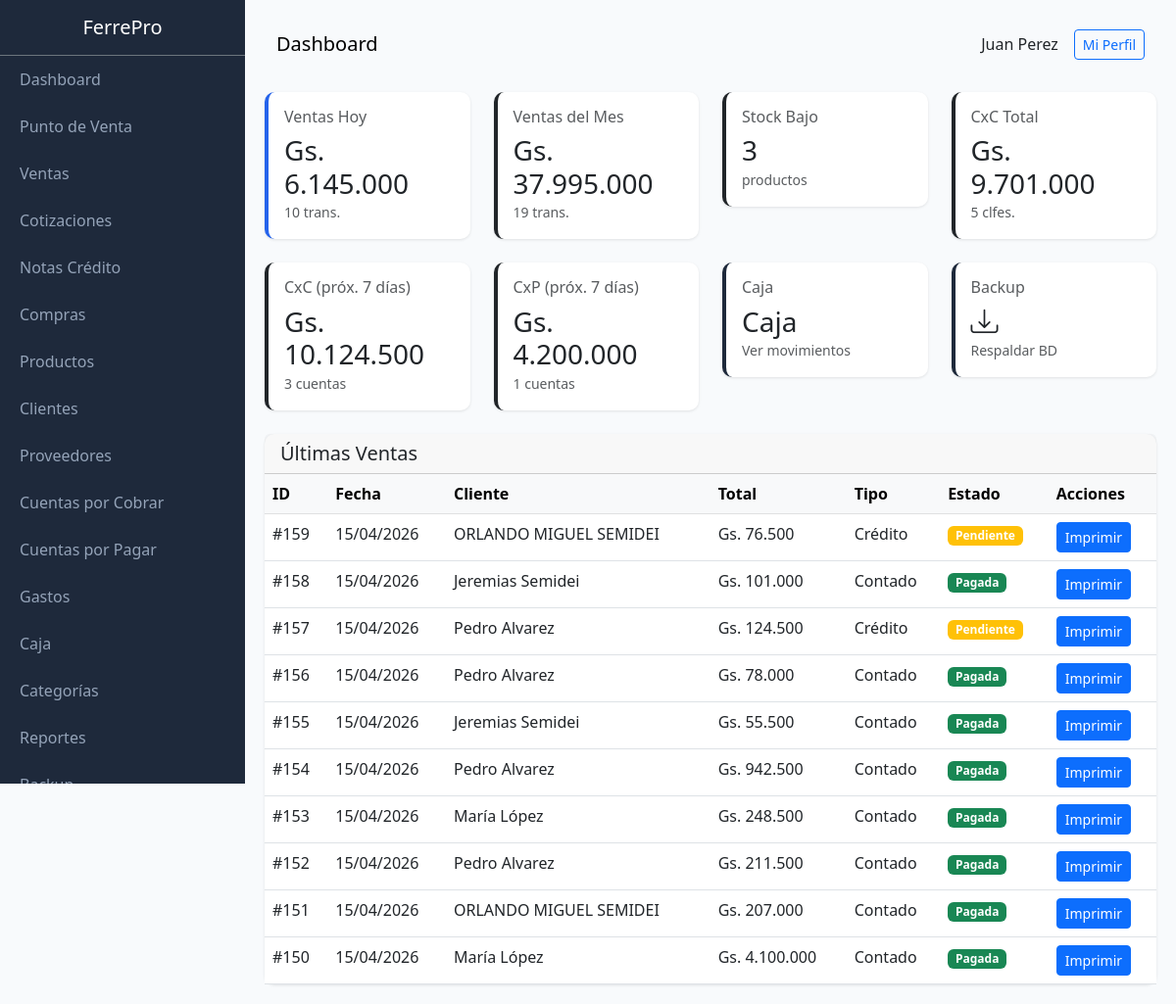
Screenshot of /public/index.php (signed in) with the database file from the repository.
### tables this page shows
CREATE TABLE users (
                id INTEGER PRIMARY KEY AUTOINCREMENT,
                name TEXT NOT NULL,
                email TEXT UNIQUE,
                password TEXT NOT NULL,
                role TEXT DEFAULT 'vendedor',
                active INTEGER DEFAULT 1,
                created_at DATETIME DEFAULT CURRENT_TIMESTAMP
            , last_login DATETIME, last_password_change DATETIME, failed_login_attempts INTEGER DEFAULT 0, locked_until DATETIME, two_fa_enabled INTEGER DEFAULT 0, two_fa_secret TEXT);

CREATE TABLE sales (
                id INTEGER PRIMARY KEY AUTOINCREMENT,
                client_id INTEGER,
                user_id INTEGER,
                type TEXT DEFAULT 'contado',
                status TEXT DEFAULT 'pagada',
                subtotal REAL DEFAULT 0,
                discount REAL DEFAULT 0,
                total REAL DEFAULT 0,
                payment_method TEXT DEFAULT 'efectivo',
                delivery_type TEXT DEFAULT 'mostrador',
                notes TEXT,
                created_at DATETIME DEFAULT CURRENT_TIMESTAMP,
                FOREIGN KEY (client_id) REFERENCES clients(id),
                FOREIGN KEY (user_id) REFERENCES users(id)
            );

CREATE TABLE clients (
                id INTEGER PRIMARY KEY AUTOINCREMENT,
                name TEXT NOT NULL,
                document_type TEXT DEFAULT 'DNI',
                document TEXT,
                phone TEXT,
                email TEXT,
                address TEXT,
                credit_limit REAL DEFAULT 0,
                category TEXT DEFAULT 'minorista',
                balance REAL DEFAULT 0,
                active INTEGER DEFAULT 1,
                created_at DATETIME DEFAULT CURRENT_TIMESTAMP
            , credit_days INTEGER DEFAULT 30);

### class/Database.php (called while the page is built, shortened)
<?php
class Database extends PDO {
    private static $instance = null;
    private function __construct() {
        $dbPath = dirname(__DIR__) . '/storage/ferrepro.db';
        $this->initTables();
    }
    public static function getInstance() {
        if (self::$instance === null) {
            self::$instance = new self();
        }
        return self::$instance;
    }
    private function initTables() {
        $this->seedDefaultData();
    }
    private function seedDefaultData() {
        $stmt = $this->query("SELECT COUNT(*) as count FROM users");
    }
}

### class/Format.php (called while the page is built, shortened)
<?php
class Format {
    public static function money($amount) {
        $amount = floatval($amount);
        return 'Gs. ' . number_format($amount, 0, ',', '.');
    }
    public static function date($date) {
        try {
            $dateObj = new DateTime($date);
            return $dateObj->format('d/m/Y');
        } catch (Exception $e) {
            return 'Fecha inválida';
        }
    }
}

### views/dashboard.php (the view, shortened to what this page needs)
<?php
$pageTitle = 'Dashboard';
$totalVentasHoy = $salesToday['COALESCE(SUM(total), 0)'] ?? 0;
$cantidadVentasHoy = $salesToday['COUNT(*)'] ?? 0;
$totalVentasMes = $salesMonth['COALESCE(SUM(total), 0)'] ?? 0;
$cantidadVentasMes = $salesMonth['COUNT(*)'] ?? 0;
$stockBajo = $productsLow['COUNT(*)'] ?? 0;
$clientesDeuda = $clientsDebt['COUNT(*)'] ?? 0;
$totalDeuda = $clientsDebt['COALESCE(SUM(balance), 0)'] ?? 0;
$receivableSoon = 0;
$receivableCountSoon = 0;
if (!empty($overdueReceivables)) {
    foreach ($overdueReceivables as $rec) {
        $dueDate = new DateTime($rec['due_date']);
        $today = new DateTime();
        $days = $today->diff($dueDate)->days;
        if ($days >= 0 && $days <= 7) {
            $receivableSoon += $rec['amount'];
            $receivableCountSoon++;
        }
    }
}
$payableSoon = 0;
$payableCountSoon = 0;
if (!empty($overduePayables)) {
    foreach ($overduePayables as $pay) {
        $dueDate = new DateTime($pay['due_date']);
        $today = new DateTime();
        $days = $today->diff($dueDate)->days;
        if ($days >= 0 && $days <= 7) {
            $payableSoon += $pay['amount'];
            $payableCountSoon++;
        }
    }
}
$content = '
<div class="row mb-4">
    <div class="col-md-3">
        <a href="?page=sales" class="text-decoration-none">
            <div class="card stat-card" style="border-color: var(--primary);">
                <div class="card-body">
                    <h6 class="text-muted">Ventas Hoy</h6>
                    <h3 class="mb-0">' . Format::money($totalVentasHoy) . '</h3>
                    <small class="text-muted">' . $cantidadVentasHoy . ' trans.</small>
                </div>
            </div>
        </a>
    </div>
    <div class="col-md-3">
        <a href="?page=sales" class="text-decoration-none">
            <div class="card stat-card" style="border-color: var(--success);">
                <div class="card-body">
                    <h6 class="text-muted">Ventas del Mes</h6>
                    <h3 class="mb-0">' . Format::money($totalVentasMes) . '</h3>
                    <small class="text-muted">' . $cantidadVentasMes . ' trans.</small>
                </div>
            </div>
        </a>
    </div>
    <div class="col-md-3">
        <a href="?page=products" class="text-decoration-none">
            <div class="card stat-card" style="border-color: var(--warning);">
                <div class="card-body">
                    <h6 class="text-muted">Stock Bajo</h6>
                    <h3 class="mb-0">' . $stockBajo . '</h3>
                    <small class="text-muted">productos</small>
                </div>
            </div>
        </a>
    </div>
    <div class="col-md-3">
        <a href="?page=receivable" class="text-decoration-none">
            <div class="card stat-card" style="border-color: var(--danger);">
                <div class="card-body">
                    <h6 class="text-muted">CxC Total</h6>
                    <h3 class="mb-0">' . Format::money($totalDeuda) . '</h3>
                    <small class="text-muted">' . $clientesDeuda . ' clfes.</small>
                </div>
            </div>
        </a>
    </div>
</div>
<div class="row mb-4">
    <div class="col-md-3">
        <a href="?page=receivable" class="text-decoration-none">
            <div class="card stat-card" style="border-color: var(--info);">
                <div class="card-body">
                    <h6 class="text-muted">CxC (próx. 7 días)</h6>
                    <h3 class="mb-0">' . Format::money($receivableSoon) . '</h3>
                    <small class="text-muted">' . $receivableCountSoon . ' cuentas</small>
                </div>
            </div>
        </a>
    </div>
    <div class="col-md-3">
        <a href="?page=payable" class="text-decoration-none">
            <div class="card stat-card" style="border-color: var(--secondary);">
                <div class="card-body">
                    <h6 class="text-muted">CxP (próx. 7 días)</h6>
                    <h3 class="mb-0">' . Format::money($payableSoon) . '</h3>
                    <small class="text-muted">' . $payableCountSoon . ' cuentas</small>
                </div>
            </div>
        </a>
    </div>
    <div class="col-md-3">
        <a href="?page=cash" class="text-decoration-none">
            <div class="card stat-card" style="border-color: var(--dark);">
                <div class="card-body">
                    <h6 class="text-muted">Caja</h6>
                    <h3 class="mb-0">Caja</h3>
                    <small class="text-muted">Ver movimientos</small>
                </div>
            </div>
        </a>
    </div>
    <div class="col-md-3">
        <a href="?page=backup" class="text-decoration-none">
            <div class="card stat-card" style="border-color: var(--dark);">
                <div class="card-body">
                    <h6 class="text-muted">Backup</h6>
                    <h3 class="mb-0"><i class="bi bi-download"></i></h3>
                    <small class="text-muted">Respaldar BD</small>
                </div>
            </div>
        </a>
    </div>
</div>
<div class="row">
    <div class="col-md-12">
        <div class="card">
            <div class="card-header">
                <h5 class="mb-0">Últimas Ventas</h5>
            </div>
            <div class="card-body p-0">
                <table class="table table-hover mb-0">
                    <thead class="table-light">
                        <tr>
                            <th>ID</th>
                            <th>Fecha</th>
                            <th>Cliente</th>
                            <th>Total</th>
                            <th>Tipo</th>
                            <th>Estado</th>
                            <th>Acciones</th>
                        </tr>
                    </thead>
                    <tbody>';
if (count($recentSales) == 0) {
    $content .= '<tr><td colspan="7" class="text-center">No hay ventas</td></tr>';
} else {
    foreach ($recentSales as $s) {
        $statusClass = $s['status'] === 'pagada' ? 'success' : 'warning';
        $content .= '<tr>
            <td>#' . $s['id'] . '</td>
            <td>' . Format::date($s['created_at']) . '</td>
            <td>' . htmlspecialchars($s['client_name'] ?? 'Mostrador') . '</td>
            <td>' . Format::money($s['total']) . '</td>
            <td>' . ($s['type'] === 'contado' ? 'Contado' : 'Crédito') . '</td>
            <td><span class="badge bg-' . $statusClass . '">' . ($s['status'] === 'pagada' ? 'Pagada' : 'Pendiente') . '</span></td>
            <td><a href="?page=sales&action=print&id=' . $s['id'] . '" class="btn btn-sm btn-primary" target="_blank">Imprimir</a></td>
        </tr>';
    }
}
$content .= '</tbody>
                </table>
            </div>
        </div>
    </div>
</div>';

### public/index.php (shortened to what this page needs)
<?php
require_once dirname(__DIR__) . '/class/Database.php';
require_once dirname(__DIR__) . '/class/Format.php';
function db() {
    return Database::getInstance();
}
function auth() {
    return isset($_SESSION['user_id']) ? $_SESSION['user_id'] : null;
}
function user() {
    $stmt = db()->prepare("SELECT id, name, email, role FROM users WHERE id = ?");
    $stmt->execute([auth()]);
    return $stmt->fetch(PDO::FETCH_ASSOC);
}
function view($file, $data = []) {
    extract($data);
    $content = null;
    include dirname(__DIR__) . '/views/' . $file . '.php';
    include dirname(__DIR__) . '/views/layouts/main.php';
    exit;
}
$page = $_GET['page'] ?? 'home';
switch ($page) {
    case 'home':
    case 'dashboard':
        $salesToday = db()->query("SELECT COUNT(*), COALESCE(SUM(total), 0) FROM sales WHERE DATE(created_at) = DATE('now')")->fetch(PDO::FETCH_ASSOC);
        $productsLow = db()->query("SELECT COUNT(*) FROM products WHERE stock <= min_stock AND active = 1")->fetch(PDO::FETCH_ASSOC);
        $clientsDebt = db()->query("SELECT COUNT(*), COALESCE(SUM(balance), 0) FROM clients WHERE balance > 0")->fetch(PDO::FETCH_ASSOC);
        $salesMonth = db()->query("SELECT COUNT(*), COALESCE(SUM(total), 0) FROM sales WHERE strftime('%Y-%m', created_at) = strftime('%Y-%m', 'now')")->fetch(PDO::FETCH_ASSOC);
        $recentSales = db()->query("SELECT s.*, u.name as user_name, c.name as client_name FROM sales s LEFT JOIN users u ON s.user_id = u.id LEFT JOIN clients c ON s.client_id = c.id ORDER BY s.id DESC LIMIT 10")->fetchAll(PDO::FETCH_ASSOC);
        $overdueReceivables = db()->query("
            SELECT ar.*, c.name as client_name, s.id as sale_id
            FROM accounts_receivable ar
            JOIN clients c ON ar.client_id = c.id
            LEFT JOIN sales s ON ar.sale_id = s.id
            WHERE ar.status = 'pendiente'
            ORDER BY ar.due_date ASC
            LIMIT 15
        ")->fetchAll(PDO::FETCH_ASSOC);
        $overduePayables = db()->query("
            SELECT ap.*, p.name as provider_name
            FROM accounts_payable ap
            JOIN providers p ON ap.provider_id = p.id
            WHERE ap.status = 'pendiente'
            ORDER BY ap.due_date ASC
            LIMIT 10
        ")->fetchAll(PDO::FETCH_ASSOC);
        view('dashboard', compact('salesToday', 'productsLow', 'clientsDebt', 'salesMonth', 'recentSales', 'overdueReceivables', 'overduePayables'));
        break;
}
?>

### views/layouts/main.php (shortened to what this page needs)
<!DOCTYPE html>
<html lang="es">
<head>
    <link rel="stylesheet" href="https://cdn.jsdelivr.net/npm/bootstrap@5.3.0/dist/css/bootstrap.min.css">
    <link rel="stylesheet" href="https://cdn.jsdelivr.net/npm/bootstrap-icons@1.10.0/font/bootstrap-icons.css">
</head>
<body>
    <div class="sidebar">
        <div class="p-3 text-center border-bottom border-secondary">
            <h5 class="text-white mb-0">FerrePro</h5>
        </div>
        <nav class="nav flex-column">
            <a class="nav-link" href="?page=dashboard">Dashboard</a>
            <a class="nav-link" href="?page=pos">Punto de Venta</a>
            <a class="nav-link" href="?page=sales">Ventas</a>
            <a class="nav-link" href="?page=quotes">Cotizaciones</a>
            <a class="nav-link" href="?page=credit_notes">Notas Crédito</a>
            <a class="nav-link" href="?page=purchases">Compras</a>
            <a class="nav-link" href="?page=products">Productos</a>
            <a class="nav-link" href="?page=clients">Clientes</a>
            <a class="nav-link" href="?page=providers">Proveedores</a>
            <a class="nav-link" href="?page=receivable">Cuentas por Cobrar</a>
            <a class="nav-link" href="?page=payable">Cuentas por Pagar</a>
            <a class="nav-link" href="?page=expenses">Gastos</a>
            <a class="nav-link" href="?page=cash">Caja</a>
            <a class="nav-link" href="?page=categories">Categorías</a>
            <a class="nav-link" href="?page=reports">Reportes</a>
            <a class="nav-link" href="?page=backup">Backup</a>
        </nav>
    </div>
    <div class="main-content">
        <nav class="navbar navbar-expand-lg mb-4 rounded">
            <div class="container-fluid">
                <span class="navbar-brand mb-0 h1"><?= $pageTitle ?? 'FerrePro' ?></span>
                <div class="d-flex align-items-center gap-3">
                    <span><?= user()['name'] ?? '' ?></span>
                    <a href="?page=profile" class="btn btn-sm btn-outline-primary">Mi Perfil</a>
                </div>
            </div>
        </nav>
        <?= $content ?? '' ?>
    </div>
</body>
</html>

### views/layouts/main.php (style rules this page uses)
:root { --primary: #2563eb; --dark: #1e293b; }
body { font-family: 'Segoe UI', sans-serif; background: #f8fafc; }
.sidebar { width: 250px; background: var(--dark); height: 100vh; position: fixed; top: 0; left: 0; overflow-y: auto; }
.sidebar .nav-link { color: #94a3b8; padding: 12px 20px; }
.main-content { margin-left: 250px; padding: 20px; }
.card { border: none; border-radius: 10px; box-shadow: 0 1px 3px rgba(0,0,0,0.1); }
.stat-card { border-left: 4px solid; }

### rows the page displays
users: name "Juan Perez"
sales: id "159", created_at "15/04/2026", client.name "ORLANDO MIGUEL SEMIDEI", total "Gs. 76.500", type "Crédito", status "Pendiente"
sales: id "158", created_at "15/04/2026", client.name "Jeremias Semidei", total "Gs. 101.000", type "Contado", status "Pagada"
sales: id "157", created_at "15/04/2026", client.name "Pedro Alvarez", total "Gs. 124.500", type "Crédito", status "Pendiente"
sales: id "156", created_at "15/04/2026", client.name "Pedro Alvarez", total "Gs. 78.000", type "Contado", status "Pagada"
sales: id "155", created_at "15/04/2026", client.name "Jeremias Semidei", total "Gs. 55.500", type "Contado", status "Pagada"
sales: id "154", created_at "15/04/2026", client.name "Pedro Alvarez", total "Gs. 942.500", type "Contado", status "Pagada"
sales: id "153", created_at "15/04/2026", client.name "María López", total "Gs. 248.500", type "Contado", status "Pagada"
sales: id "152", created_at "15/04/2026", client.name "Pedro Alvarez", total "Gs. 211.500", type "Contado", status "Pagada"
sales: id "151", created_at "15/04/2026", client.name "ORLANDO MIGUEL SEMIDEI", total "Gs. 207.000", type "Contado", status "Pagada"
sales: id "150", created_at "15/04/2026", client.name "María López", total "Gs. 4.100.000", type "Contado", status "Pagada"

### other values shown
$pageTitle "Dashboard"
Format::money($totalVentasHoy) "Gs. 6.145.000"
$cantidadVentasHoy "10"
Format::money($totalVentasMes) "Gs. 37.995.000"
$cantidadVentasMes "19"
$stockBajo "3"
Format::money($totalDeuda) "Gs. 9.701.000"
$clientesDeuda "5"
Format::money($receivableSoon) "Gs. 10.124.500"
$receivableCountSoon "3"
Format::money($payableSoon) "Gs. 4.200.000"
$payableCountSoon "1"
